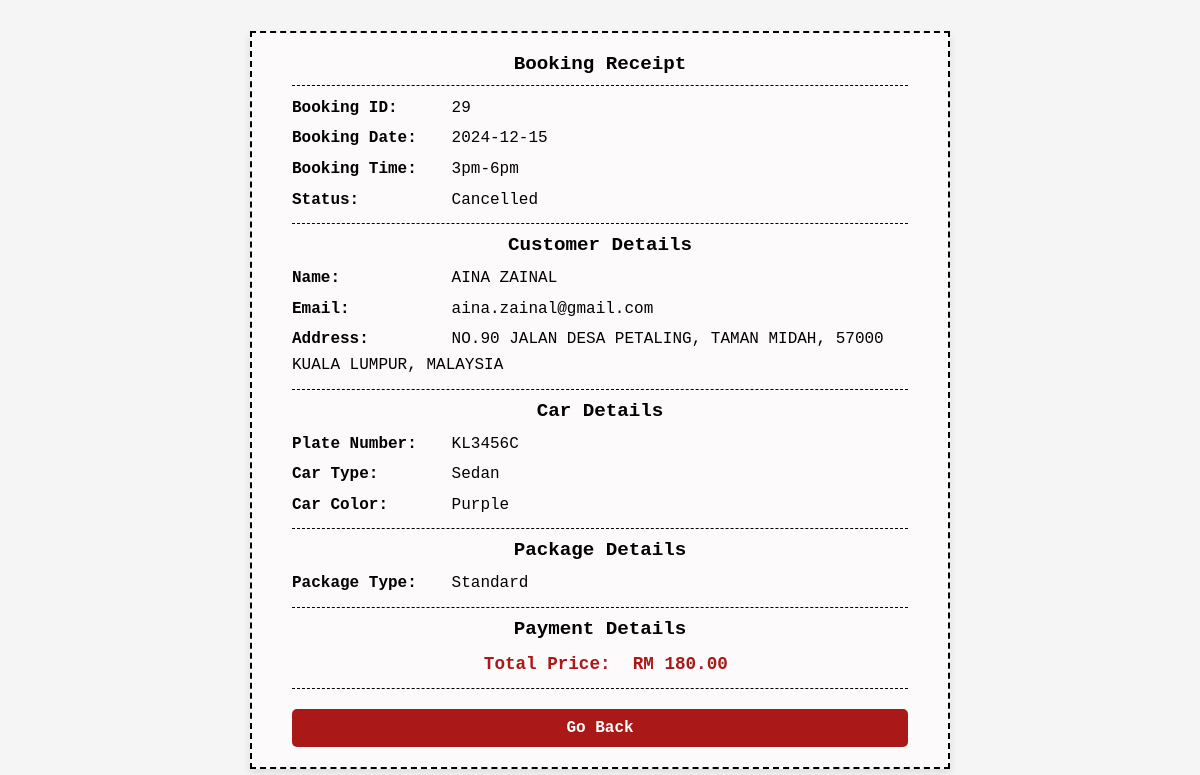
The page /view_booking.php?BOOKING_ID=29 on the database its author committed.
### tables this page shows
CREATE TABLE `booking` (
  `BOOKING_ID` int(11) NOT NULL,
  `USER_ID` int(11) NOT NULL,
  `BOOKING_DATE` date NOT NULL,
  `TIME_SLOT` varchar(50) NOT NULL,
  `BOOKING_STATUS` varchar(20) NOT NULL,
  `PACKAGE_ID` int(11) NOT NULL
);

CREATE TABLE `user` (
  `USER_ID` int(11) NOT NULL,
  `TEAM_ID` int(11) NOT NULL,
  `FIRSTNAME` varchar(100) NOT NULL,
  `LASTNAME` varchar(100) NOT NULL,
  `EMAIL` varchar(100) NOT NULL,
  `PASSWORD` varchar(100) NOT NULL,
  `CUST_ADDRESS` varchar(255) DEFAULT NULL,
  `USERNAME` varchar(255) DEFAULT NULL
);

CREATE TABLE `car` (
  `CAR_ID` int(11) NOT NULL,
  `USER_ID` int(11) NOT NULL,
  `PLATE_NUM` varchar(20) NOT NULL,
  `TYPE` varchar(50) NOT NULL,
  `CAR_COLOR` varchar(20) NOT NULL
);

CREATE TABLE `package` (
  `PACKAGE_ID` int(11) NOT NULL,
  `PACKAGE_TYPE` varchar(50) NOT NULL
);

CREATE TABLE `payment` (
  `PAYMENT_ID` int(11) NOT NULL,
  `SALES_ID` int(11) DEFAULT NULL,
  `BOOKING_ID` int(11) DEFAULT NULL,
  `PAYMENT_TYPE` varchar(50) DEFAULT NULL,
  `PAYMENT_TOTAL_PRICE` decimal(10,2) DEFAULT NULL,
  `PAYMENT_DATE` date DEFAULT NULL
);

### view_booking.php (the view, shortened to what this page needs)
<?php
include('db_connect.php');
$booking_id = mysqli_real_escape_string($conn, $_GET['BOOKING_ID']);
$booking_query = "SELECT booking.BOOKING_ID, booking.BOOKING_DATE, booking.TIME_SLOT, booking.BOOKING_STATUS,
                  CONCAT(user.FIRSTNAME, ' ', user.LASTNAME) AS CUSTOMER_NAME, user.EMAIL, user.CUST_ADDRESS,
                  car.PLATE_NUM, car.TYPE AS CAR_TYPE, car.CAR_COLOR,
                  package.PACKAGE_TYPE, payment.PAYMENT_TOTAL_PRICE
                  FROM booking
                  JOIN user ON booking.USER_ID = user.USER_ID
                  JOIN car ON booking.USER_ID = car.USER_ID
                  JOIN package ON booking.PACKAGE_ID = package.PACKAGE_ID
                  JOIN payment ON booking.BOOKING_ID = payment.BOOKING_ID
                  WHERE booking.BOOKING_ID = '$booking_id'";
$booking_result = mysqli_query($conn, $booking_query);
if ($booking_result && mysqli_num_rows($booking_result) > 0) {
    $booking_row = mysqli_fetch_assoc($booking_result);
} else {
    die("Error fetching booking details: " . mysqli_error($conn));
}
?>
<!DOCTYPE html>
<html lang="en">
<head>
    <link rel="stylesheet" href="view_booking.css">
</head>
<body>
<div class="receipt-container">
    <h2>Booking Receipt</h2>
    <hr>
    <p><strong>Booking ID:</strong> <?= htmlspecialchars($booking_row['BOOKING_ID']) ?></p>
    <p><strong>Booking Date:</strong> <?= htmlspecialchars($booking_row['BOOKING_DATE']) ?></p>
    <p><strong>Booking Time:</strong> <?= htmlspecialchars($booking_row['TIME_SLOT']) ?></p>
    <p><strong>Status:</strong> <?= htmlspecialchars($booking_row['BOOKING_STATUS']) ?></p>
    <hr>
    <h3>Customer Details</h3>
    <p><strong>Name:</strong> <?= htmlspecialchars($booking_row['CUSTOMER_NAME']) ?></p>
    <p><strong>Email:</strong> <?= htmlspecialchars($booking_row['EMAIL']) ?></p>
    <p><strong>Address:</strong> <?= htmlspecialchars($booking_row['CUST_ADDRESS']) ?></p>
    <hr>
    <h3>Car Details</h3>
    <p><strong>Plate Number:</strong> <?= htmlspecialchars($booking_row['PLATE_NUM']) ?></p>
    <p><strong>Car Type:</strong> <?= htmlspecialchars($booking_row['CAR_TYPE']) ?></p>
    <p><strong>Car Color:</strong> <?= htmlspecialchars($booking_row['CAR_COLOR']) ?></p>
    <hr>
    <h3>Package Details</h3>
    <p><strong>Package Type:</strong> <?= htmlspecialchars($booking_row['PACKAGE_TYPE']) ?></p>
    <hr>
    <h3>Payment Details</h3>
    <p class="total"><strong>Total Price:</strong> RM <?= htmlspecialchars($booking_row['PAYMENT_TOTAL_PRICE']) ?></p>
    <hr>
    <a href="inbox2.php" class="button">Go Back</a>
</div>
</body>
</html>

### view_booking.css (style rules this page uses)
* { margin: 0; padding: 0; box-sizing: border-box; }
body { font-family: 'Courier New', Courier, monospace; background: #f5f5f5; padding: 20px; display: flex; justify-content: center; align-items: center; height: 100vh; }
.receipt-container { background: #fcfafa; padding: 20px 40px; width: 700px; border: 2px dashed #000; box-shadow: 0 4px 8px rgba(0, 0, 0, 0.1); margin: 10px auto; }
h1, h2, h3 { text-align: center; font-size: 1.2em; margin-bottom: 10px; }
.receipt-container p { margin: 5px 0; line-height: 1.6; }
.receipt-container strong { display: inline-block; width: 150px; }
hr { border: none; border-top: 1px dashed #000; margin: 10px 0; }
.total { font-weight: bold; text-align: center; color: #ab1818; font-size: 1.1em; margin-top: 10px; }
.button { display: block; margin: 20px auto 0; padding: 10px 20px; background: #ab1818; color: #fff; text-align: center; text-decoration: none; border-radius: 5px; font-weight: bold; }

### rows shown on the page
booking: BOOKING_ID "29", BOOKING_DATE "2024-12-15", TIME_SLOT "3pm-6pm", BOOKING_STATUS "Cancelled", USER_ID.EMAIL "aina.zainal@gmail.com", USER_ID.CUST_ADDRESS "NO.90 JALAN DESA PETALING, TAMAN MIDAH, 57000 KUALA LUMPUR, MALAYSIA", car.PLATE_NUM "KL3456C", car.TYPE "Sedan", car.CAR_COLOR "Purple", PACKAGE_ID.PACKAGE_TYPE "Standard", payment.PAYMENT_TOTAL_PRICE "180.00"

### other values the page prints
$booking_row['CUSTOMER_NAME'] "AINA ZAINAL"
